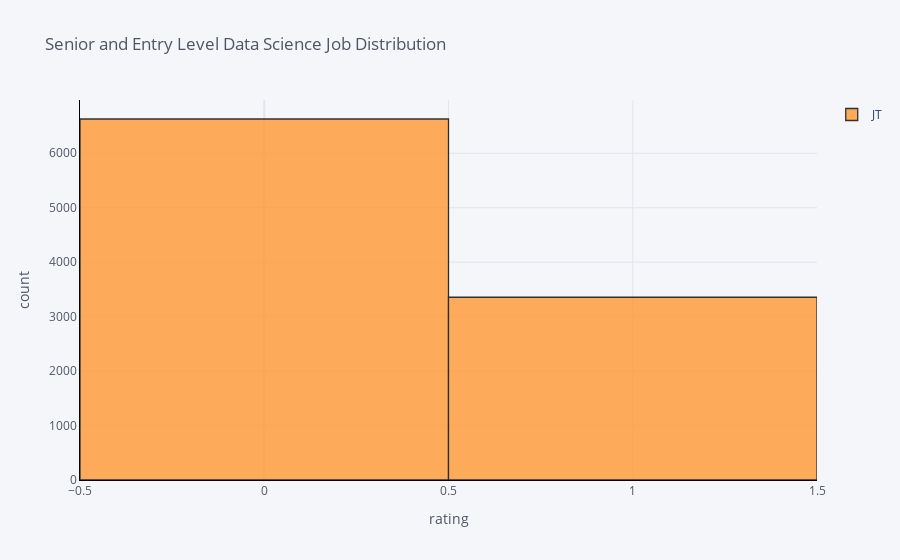

Notebook source saved alongside this figure:
### Code cell
train['JT'].iplot(
    kind='hist',
    xTitle='rating',
    linecolor='black',
    legend=dict(),
    yTitle='count',
    title='Senior and Entry Level Data Science Job Distribution')

### Figure 1 — Plotly figure (JSON) as saved in the notebook; plotly's stock layout.template omitted (floating-point values rounded to 4 significant figures; data arrays with more than 128 entries replaced by an {"elided": "..."} marker saying what was removed)
{"data": [{"histfunc": "count", "histnorm": "", "marker": {"color": "rgba(255, 153, 51, 1.0)", "line": {"color": "#000000", "width": 1.3}}, "name": "JT", "opacity": 0.8, "orientation": "v", "type": "histogram", "x": {"elided": "10000 mixed values"}}], "layout": {"barmode": "overlay", "paper_bgcolor": "#F5F6F9", "plot_bgcolor": "#F5F6F9", "showlegend": true, "title": {"font": {"color": "#4D5663"}, "text": "Senior and Entry Level Data Science Job Distribution"}, "xaxis": {"gridcolor": "#E1E5ED", "linecolor": "black", "showgrid": true, "tickfont": {"color": "#4D5663"}, "title": {"font": {"color": "#4D5663"}, "text": "rating"}, "zerolinecolor": "#E1E5ED"}, "yaxis": {"gridcolor": "#E1E5ED", "linecolor": "black", "showgrid": true, "tickfont": {"color": "#4D5663"}, "title": {"font": {"color": "#4D5663"}, "text": "count"}, "zerolinecolor": "#E1E5ED"}}}
